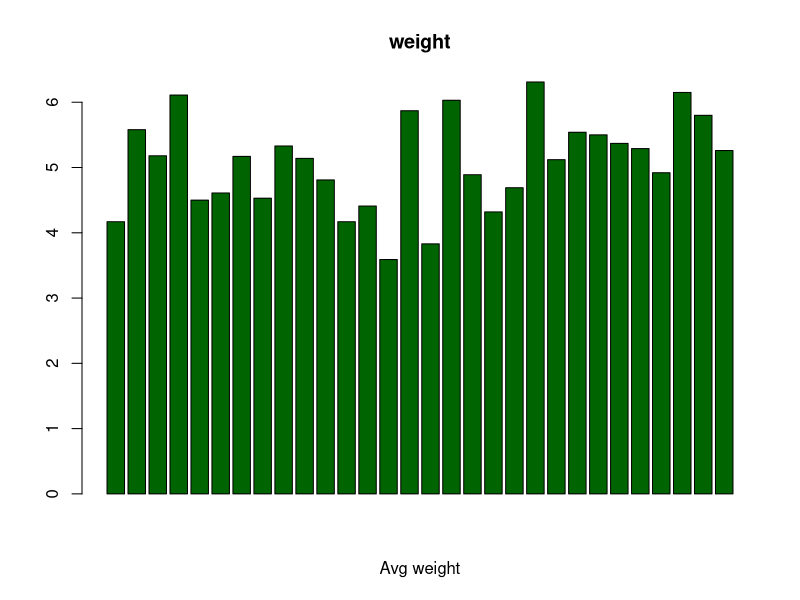
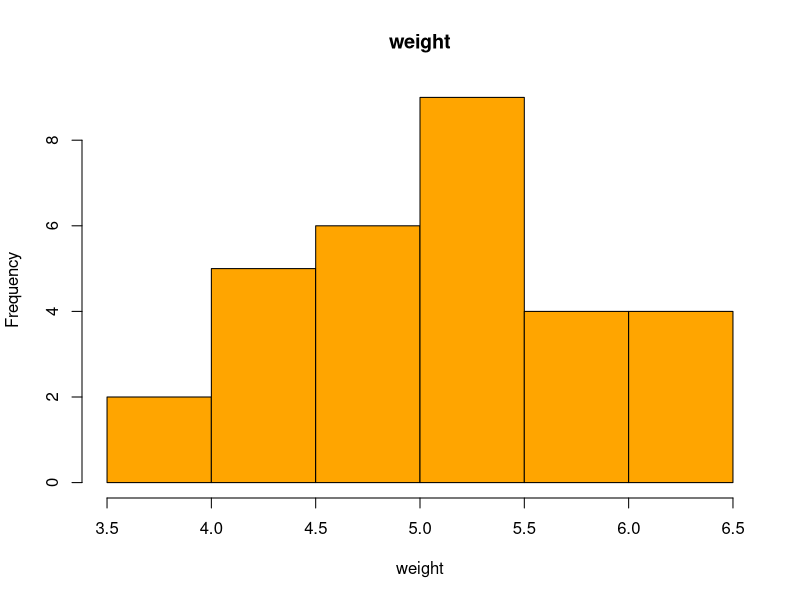
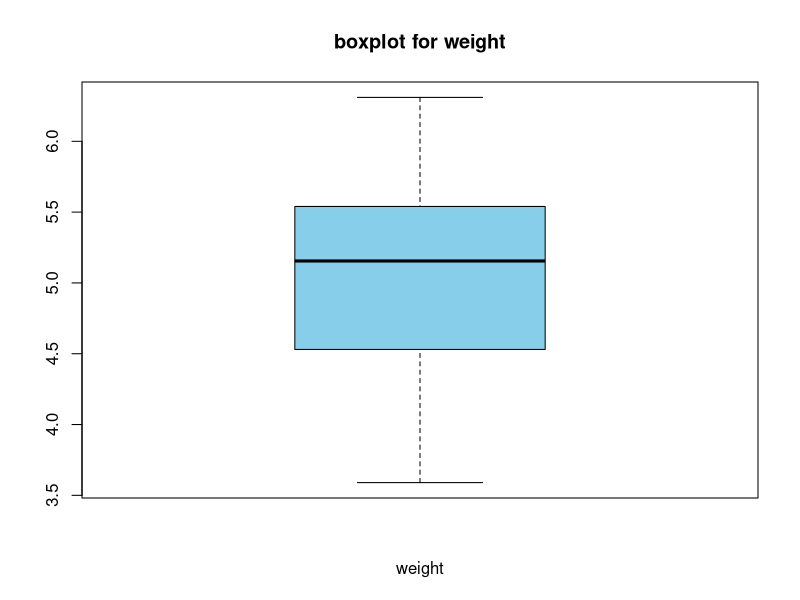
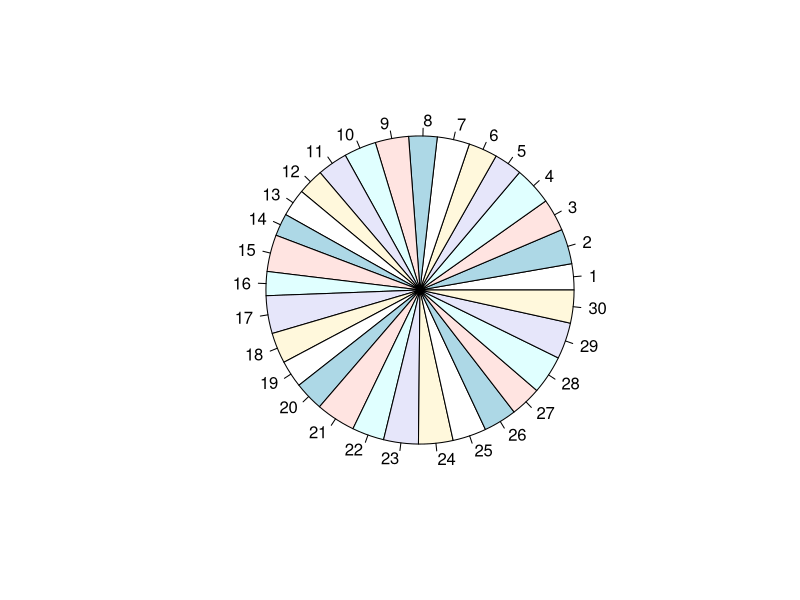

These charts were generated, in order, by the following R code:
?PlantGrowth

print(PlantGrowth)

nrow(PlantGrowth)

ncol(PlantGrowth)

dim(PlantGrowth)

names(PlantGrowth)

sort(PlantGrowth$weight)

sort(PlantGrowth$group)

mean(PlantGrowth$weight)

median(PlantGrowth$weight)

quantile(PlantGrowth$weight, probs = c(0.25, 0.5, 0.75, 1))

barplot(PlantGrowth$weight,xlab='Avg weight',col='darkgreen',main='weight')

hist(PlantGrowth$weight,xlab='weight',main='weight',col='orange')

boxplot(PlantGrowth$weight,xlab='weight',main='boxplot for weight',
        col='skyblue')

pie(PlantGrowth$weight)	
